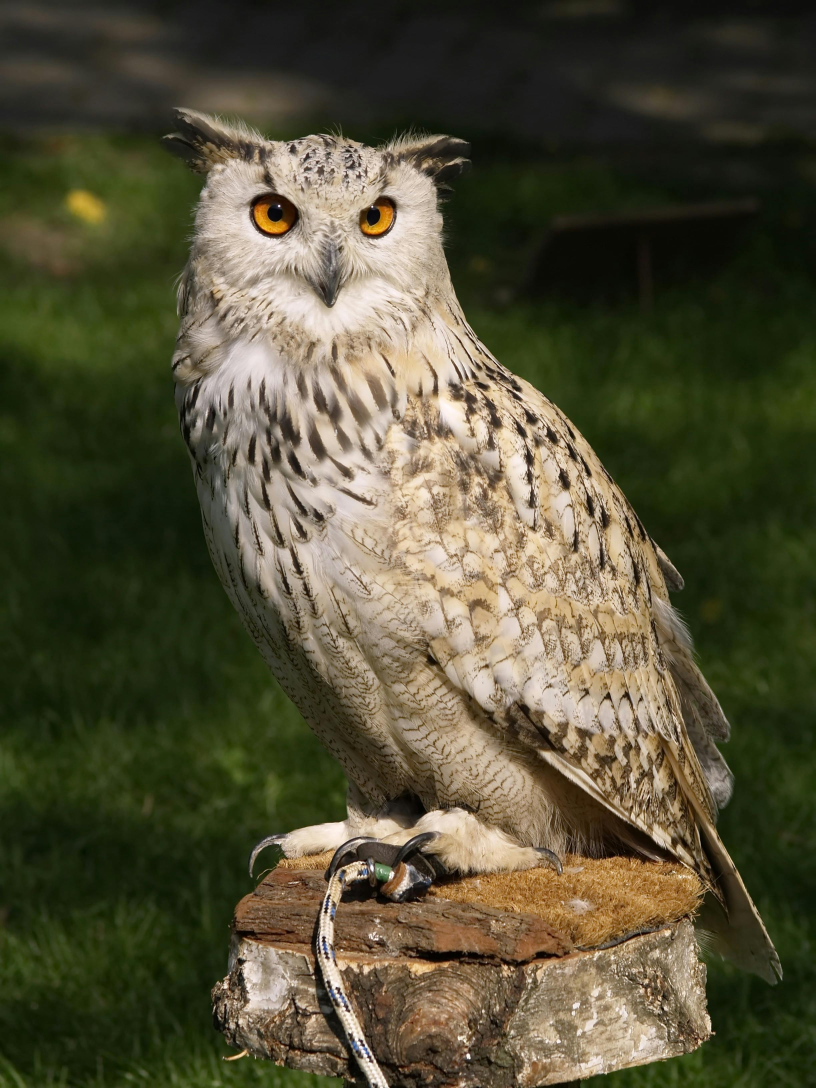
#> input picture Lab 5/OWL 02.png.jpg, 2448 x 3264 px, given in place of pexels-fabioscaletta-2115984.jpg, which was not available (shown at 1/3 size)
$ jupyter execute opencv.ipynb   (text cells are left out)
#> lines starting #> are read from the running program, lines starting #| are printed output that depends on the picture; after the words box and inside, x2 and y2 are one past the last pixel; in counts of white or black regions, pixels touching at a corner belong together; pictures that were not available may be replaced by others from this repository, and a replacement may not be noted
[cell 1]
import cv2
import matplotlib.pyplot as plt
import numpy as np

[cell 2]
# Read an image
image = cv2.imread(r'C:\Users\M HASEEB\Downloads\pexels-fabioscaletta-2115984.jpg')
#> image is the input picture: shape (3264, 2448, 3); mean B, G, R 55.5, 79.7, 83.3

# Convert BGR to RGB (OpenCV loads in BGR format by default)
image_rgb = cv2.cvtColor(image, cv2.COLOR_BGR2RGB)

# Display the image
plt.imshow(image_rgb)
plt.axis('off')  # Turn off axis
plt.show()

[cell 3]
img_gray = cv2.imread(r'C:\Users\M HASEEB\Downloads\pexels-fabioscaletta-2115984.jpg')
img_gray = cv2.cvtColor(img_gray, cv2.COLOR_BGR2GRAY)
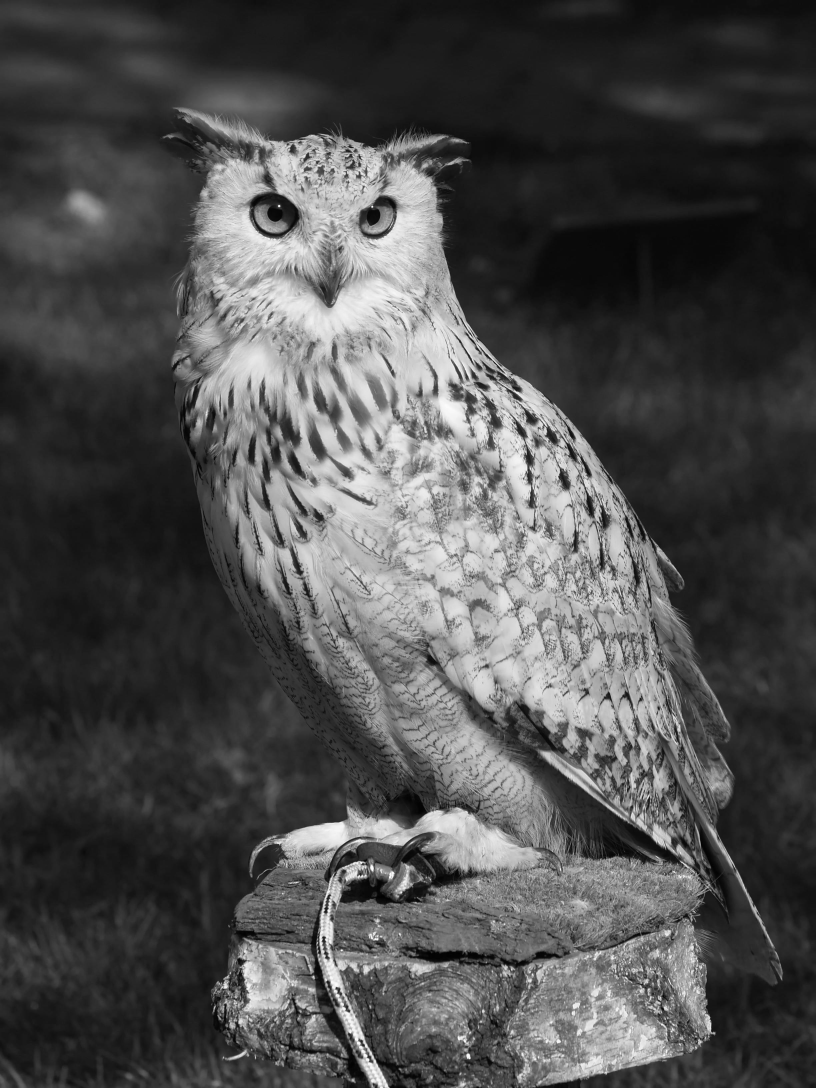
#> img_gray: shape (3264, 2448) (shown at 1/3 size); min 0, max 255, mean 78
plt.imshow(img_gray, cmap='gray')

[cell 4]
# Shape of Grayscale image
img_gray.shape
#> Out = (3264, 2448)

[cell 5]
cv2.imwrite("owl_gray.jpg", img_gray)
#> Out = True

[cell 6]
img = cv2.imread(r'C:\Users\M HASEEB\Downloads\pexels-fabioscaletta-2115984.jpg')
red, green, blue = cv2.split(img)
fig, axes = plt.subplots(nrows=1, ncols=4, facecolor = 'white')

axes[0].imshow(img, )
axes[1].imshow(blue, cmap='Blues')
axes[2].imshow(green, cmap='Greens')
axes[3].imshow(red, cmap='Reds')

axes[0].set_title('Original')
axes[1].set_title('Blue')
axes[2].set_title('Green')
axes[3].set_title('Red')

fig.tight_layout()
plt.show()
#> figure, not shown here; B, G, R data is drawn as R, G, B
# Matplotlib color Scheme = Red, Green, Blue.
# Opencv color scheme = Blue, Green, Red.

[cell 7]
image = cv2.imread(r'C:\Users\M HASEEB\Downloads\pexels-fabioscaletta-2115984.jpg')
half = cv2.resize(image, (0, 0), fx = 0.1, fy = 0.1)
bigger = cv2.resize(image, (1050, 1610))

stretch_near = cv2.resize(image, (780, 540),
               interpolation = cv2.INTER_LINEAR)


Titles =["Original", "Half", "Bigger", "Interpolation Nearest"]
images =[image, half, bigger, stretch_near]
count = 4

for i in range(count):
    plt.subplot(2, 2, i + 1)
    plt.title(Titles[i])
    plt.tight_layout()
    plt.imshow(images[i])


plt.show()
#> figure, not shown here; B, G, R data is drawn as R, G, B

[cell 8]
img = cv2.imread(r'C:\Users\M HASEEB\Downloads\pexels-fabioscaletta-2115984.jpg')
img = cv2.cvtColor(img, cv2.COLOR_BGR2RGB)

kernel = np.ones((5, 5), np.uint8)
eroded_img = cv2.erode(img, kernel, iterations=2)

fig, axes = plt.subplots(nrows=1, ncols=2, figsize=(7,7))
fig.tight_layout()

axes[0].imshow(img)
axes[1].imshow(eroded_img)

axes[0].set_title('Original')
axes[1].set_title('Eroded Image')
plt.show()

[cell 9]
img = cv2.imread(r'C:\Users\M HASEEB\Downloads\pexels-pixabay-53977.jpg')
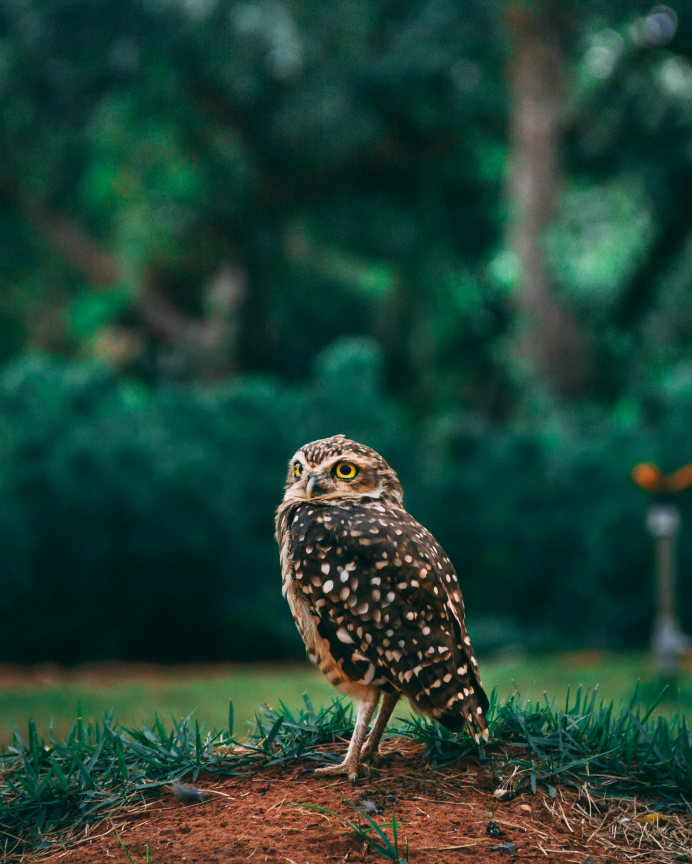
#> input picture Lab 5/OWL 01.png.jpg, 2765 x 3456 px, given in place of pexels-pixabay-53977.jpg, which was not available (shown at 1/4 size)
#> img is the input picture: shape (3456, 2765, 3); mean B, G, R 54.1, 66.6, 34.2
img = cv2.cvtColor(img, cv2.COLOR_BGR2RGB)

# Apply different types of blurring
gaussian = cv2.GaussianBlur(img, (15, 15), 0)
median = cv2.medianBlur(img, 11)
bilateral = cv2.bilateralFilter(img, 15, 150, 150)


fig, axes = plt.subplots(nrows=1, ncols=4, figsize=(10, 10))
fig.tight_layout()


axes[0].imshow(img)
axes[1].imshow(gaussian)
axes[2].imshow(median)
axes[3].imshow(bilateral)

axes[0].set_title('Original')
axes[1].set_title('Gaussian Blur')
axes[2].set_title('Median Blur')
axes[3].set_title('Bilateral Blur')


plt.show()

[cell 10]
img_gray = cv2.cvtColor(img, cv2.COLOR_BGR2GRAY)
#> img_gray: shape (3456, 2765)
fig, axes = plt.subplots(nrows=2, ncols=3, figsize=(7, 5))
axes = axes.flatten()

# Thresholding
ret, Thresh1 = cv2.threshold(img_gray, 100, 255, cv2.THRESH_BINARY)
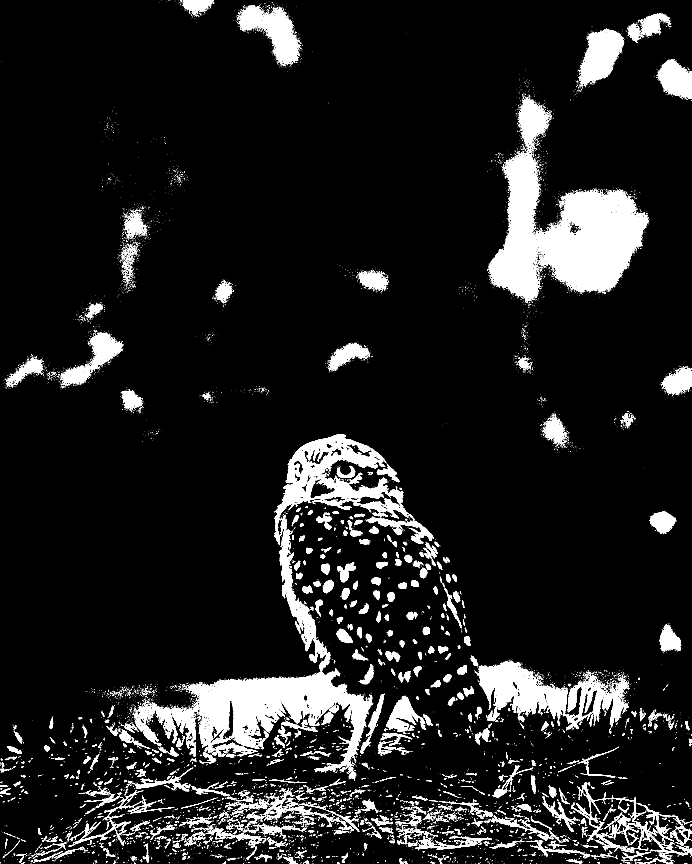
#> Thresh1: shape (3456, 2765) (shown at 1/4 size); 9.2% white; 12488 white regions (11256 under 20 px), largest, box (x1, y1, x2, y2) and area: (1954, 606, 2594, 1205) 177881, (534, 2672, 1490, 3089) 134537, (1096, 1736, 1636, 2123) 61192
ret, Thresh1_INV = cv2.threshold(img_gray, 100, 255, cv2.THRESH_BINARY_INV)
ret, Thresh2 = cv2.threshold(img_gray, 100, 255, cv2.THRESH_TRUNC)
ret, Thresh3 = cv2.threshold(img_gray, 100, 255, cv2.THRESH_TOZERO)
ret, Thresh3_INV = cv2.threshold(img_gray, 100, 255, cv2.THRESH_TOZERO_INV)
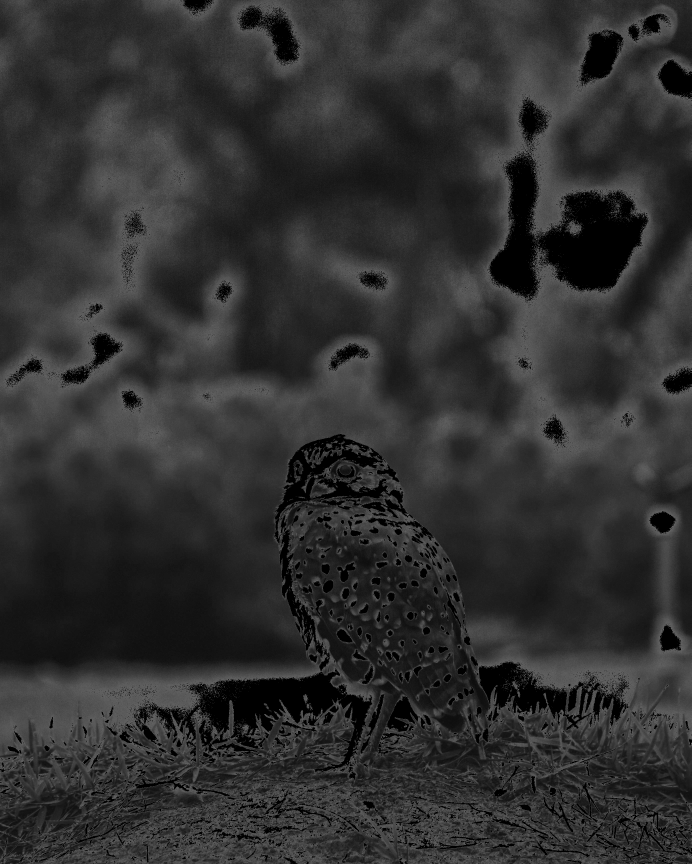
#> Thresh3_INV: shape (3456, 2765) (shown at 1/4 size); min 0, max 100, mean 47.6

fig.tight_layout()

axes[0].imshow(img_gray, cmap='gray')
axes[1].imshow(Thresh1, cmap='gray')
axes[2].imshow(Thresh1_INV, cmap='gray')
axes[3].imshow(Thresh2, cmap='gray')
axes[4].imshow(Thresh3, cmap='gray')
axes[5].imshow(Thresh3_INV, cmap='gray')

titles = ['Original', 'Binary', 'Binary INV', 'Trunc', 'ToZero', 'ToZero INV']
for ax, title in zip(axes, titles):
    ax.set_title(title)
    ax.axis('off')
#> this loop made 6 passes
#> title on passes 1 to 6: 'Original', 'Binary', 'Binary INV', 'Trunc', 'ToZero', 'ToZero INV'

plt.show()

[cell 11]
img = cv2.imread(r'C:\Users\M HASEEB\Downloads\pexels-pixabay-53977.jpg', cv2.IMREAD_GRAYSCALE)
#> img: shape (3456, 2765); min 0, max 253, mean 55.3
edges = cv2.Canny(img, 100, 200)
#> edges: shape (3456, 2765); 2.3% white in thin lines or dots

fig, axes = plt.subplots(nrows=1, ncols=2, figsize=(7, 6))
fig.tight_layout()

axes[0].imshow(img, cmap='gray')
axes[1].imshow(edges, cmap='gray')

axes[0].set_title('Orignal')
axes[1].set_title('Canny Edge Detection')

titles = ['Orignal', 'Canny Edge Detection']

for ax, title in zip(axes, titles):
    ax.set_title(title)
    ax.axis('Off')
#> this loop made 2 passes


plt.show()

[cell 12]
original_img = cv2.imread(r'C:\Users\M HASEEB\Downloads\pexels-pixabay-53977.jpg', cv2.IMREAD_COLOR_RGB)
img = original_img.copy()
img_gray = cv2.cvtColor(img, cv2.COLOR_BGR2GRAY)

fig, axes = plt.subplots(nrows = 1, ncols=2, figsize=(7, 6))

ret, thresh = cv2.threshold(img_gray, 127, 255, cv2.THRESH_BINARY)
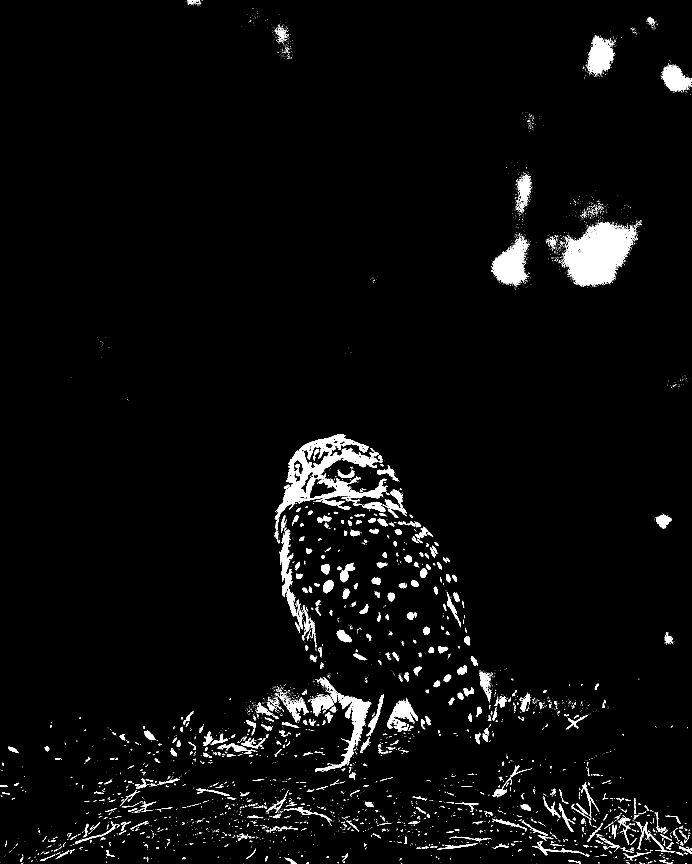
#> thresh: shape (3456, 2765) (shown at 1/4 size); 3.1% white; 6764 white regions (5977 under 20 px)
contours, hierarchy = cv2.findContours(thresh ,cv2.RETR_EXTERNAL, cv2.CHAIN_APPROX_SIMPLE)
#> contours = 6746 contours, 6200 with area under 20; largest, box (x1, y1, x2, y2) and area: (2253, 890, 2545, 1142) 42994, (1099, 1737, 1551, 2078) 39782, (1968, 956, 2108, 1136) 13306, (1260, 2783, 1485, 3088) 11858, (2352, 148, 2459, 299) 8939
cv2.drawContours(img, contours, -1, (0, 255, 0), 2)
#> img: shape (3456, 2765, 3)

fig.tight_layout()

axes[0].imshow(original_img)
axes[1].imshow(img)

titles = ['Orignal', 'Contour']

for ax, title in zip(axes, titles):
    ax.set_title(title)
    ax.axis('off')
#> this loop made 2 passes

plt.show()

[cell 13]
original_img = cv2.imread(r'C:\Users\M HASEEB\Downloads\pexels-pixabay-53977.jpg')
img = original_img.copy()

gray = cv2.cvtColor(img, cv2.COLOR_BGR2GRAY)
edges = cv2.Canny(gray, 30, 100, apertureSize=3)
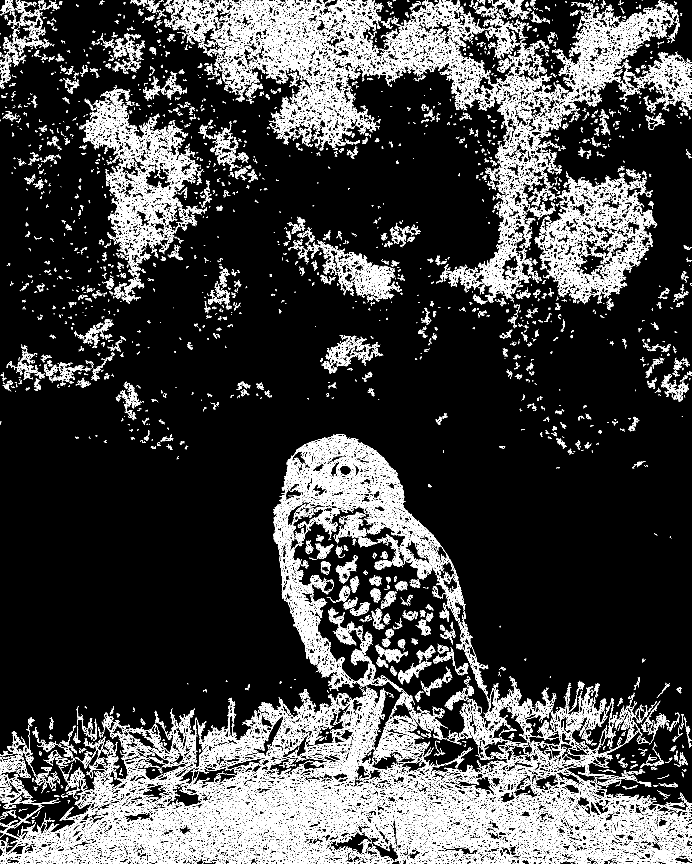
#> edges: shape (3456, 2765) (shown at 1/4 size); 9.9% white in thin lines or dots
lines = cv2.HoughLinesP(edges, 1, np.pi / 180, 50, minLineLength=50, maxLineGap=10)

if lines is not None:
    for line in lines:
        x1, y1, x2, y2 = line[0]
        cv2.line(img, (x1, y1), (x2, y2), (0, 255, 0), 2)
#> this loop made 10988 passes
#> (x1, y1, x2, y2) on passes 1 to 3: (438, 3432, 811, 3432), (1589, 3434, 1756, 3434), (2453, 3256, 2554, 3253)
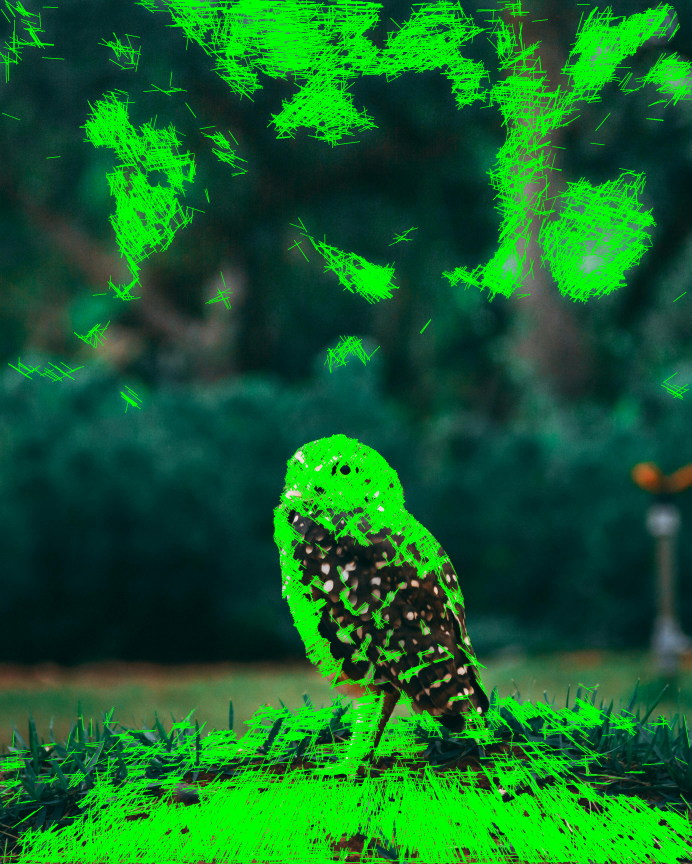
#> img: shape (3456, 2765, 3) (shown at 1/4 size); mean B, G, R 40.4, 99.1, 18.6

original_img = cv2.cvtColor(original_img, cv2.COLOR_BGR2RGB)
img = cv2.cvtColor(img, cv2.COLOR_BGR2RGB)

fig, axes = plt.subplots(1, 2, figsize=(10, 5))
axes[0].imshow(original_img)
axes[0].set_title("Original Image")
axes[0].axis("off")

axes[1].imshow(img)
axes[1].set_title("Hough Line Transform")
axes[1].axis("off")

plt.tight_layout()
plt.show()

[cell 14]
cap = cv2.VideoCapture(r'C:\Users\M HASEEB\Downloads\pexels-pixabay-53977.mp4')

if (cap.isOpened()== False):
    print("Error opening video file")

while(cap.isOpened()):

    ret, frame = cap.read()
    if ret == True:
        cv2.imshow('Frame', frame)

        if cv2.waitKey(25) & 0xFF == ord('q'):
#> (key q is pressed here)
